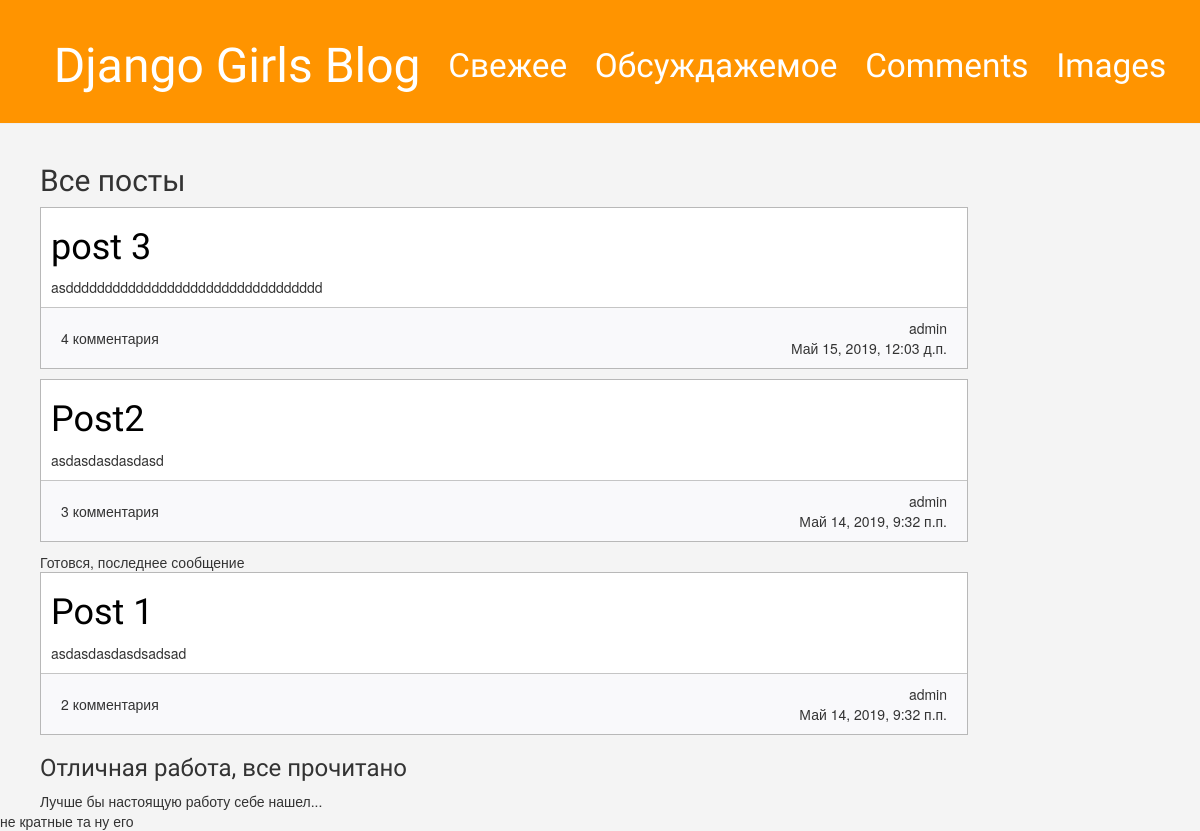
The page / on the database its author committed.
### blog/models.py (models this page shows, shortened)
class Post(models.Model):
    author = models.ForeignKey(
    settings.AUTH_USER_MODEL, on_delete=models.CASCADE)
    title = models.CharField(max_length=200)
    text = models.TextField()
    created_date = models.DateTimeField(default=timezone.now)
    published_date = models.DateTimeField(blank=True, null=True)
    def comm_count(self):
        return Comments.objects.filter(answer_massage=self).count()

### blog/views.py (the view)
# urls.py: path('', views.post_list, name='post_list'),
def post_list(request):
    posts = Post.objects.all().order_by('-created_date')
    print(request.POST)
    return render(request, 'blog/post_list.html', {'posts': posts, "x": ".2", "y": [1, 1, 5],
                                                   "description": "Все посты", 'z': datetime.datetime.now(), "True": False, 'f': lambda: 10})  # x,y,z,and сайту не нужны, их можно удалить

### blog/templatetags/extras.py (called while the page is built)
def com_many(numb):
    try:
        res = ' комментари'
        if (numb >= 5 and numb <= 20) or (numb % 10 >= 5 and numb % 10 <= 9) or numb % 10 == 0:
            res = str(numb)+res+'ев'
        elif numb % 10 == 1:
            res = str(numb)+res+'й'
        elif numb % 10 >= 2 and numb % 10 <= 4:
            res = str(numb)+res+'я'
        return res
    except:
        return ""

@register.tag
def multiply(parser, token):
    bits = list(token.split_contents())
    if len(bits) != 3:
        raise TemplateSyntaxError("%r takes two arguments" % bits[0])
    end_tag = 'end' + bits[0]
    nodelist_true = parser.parse(('Если', end_tag))
    token = parser.next_token()
    if token.contents == 'Если':
        nodelist_false = parser.parse((end_tag,))
        parser.next_token()
    else:
        nodelist_false = ""
    val1 = parser.compile_filter(bits[1])
    val2 = parser.compile_filter(bits[2])
    return MultipleNode(val1, val2, nodelist_true, nodelist_false)

    def render(self, context):
        val1 = self.var1.resolve(context, ignore_failures=True)
        val2 = self.var2.resolve(context, ignore_failures=True)
        if val1 % val2 == 0:
            return self.nodelist_true.render(context)
        return self.nodelist_false.render(context)

    def render(self, context):
        if len(self.nodelist) == 0:
            return ""
        for i in self.nodelist:
            if i[0]:
                if i[1] is not None and i[2] is not None:
                    val1 = i[1].resolve(context, ignore_failures=True)
                    val2 = i[2].resolve(context, ignore_failures=True)
                    if val1 % val2 == 0:
                        return i[0].render(context)
                else:
                    return i[0].render(context)
        return ""

### blog/templates/blog/post_list.html (shortened to what this page needs)
{% extends 'blog/content_post.html' %}
{% load extras %}
{% block content %}
    <div class="content container">
        <div class="row">
    			{% for post in posts %}
    				{% if forloop.first %}
    					<h2>{{description}}</h2>
    				{% endif %}
        	   		         {% include 'blog/post.html' %}
    				{% if forloop.last %}
    					<h3>Отличная работа, все прочитано</h3>
    					<span>Лучше бы настоящую работу себе нашел...</span>
    				{% endif %}
    				{% ifequal forloop.revcounter 2 %}
    					<span>Готовся, последнее сообщение </span>
    				{% endifequal %}
    			{% empty %}
    				<h2>Кажись постов пока не завезли</h2>
    		    {% endfor %}
        </div>
    </div>
        {% multiply 10 20 %}
            не кратные
        {% endmultiply %}
        {% кратность 10 3 %}
            та ну его
{% endblock %}

### blog/templates/blog/post.html (shortened to what this page needs)
{% load static %}
{% load extras %}
	<div class="post">
	     <h1><a href="{% url 'post_detail' pk=post.pk %}">{{ post.title }}</a></h1>
			{% autoescape off %}
	    		<p>{{ post.text|linebreaksbr }}</p>
			{% endautoescape %}
	    <div class="footer_post">
	    			<div class = "footer ">
	                	<span>{{post.comm_count|com_many }}</span>
	                </div>
	    			<div class = "footer right_footer ">
	    				<span class = "
	    				">{{post.author}}</span>
	                	<span>{{post.created_date}}</span>
	                </div>
	    </div>
	</div>

### blog/static/css/post.css (style rules this page uses)
.post { margin-bottom: 10px; width:80%; padding:10px; padding-top:0px; background-color: white; border: 1px solid rgba(184,184,184); position: relative; }
.post h1 a, .post h1 a:visited { color: #000000; }
.post .footer_post { padding: 10px 20px; background-color: rgb(249,249,251); margin : 0 -10px; margin-bottom:-10px; border-top: 1px solid rgba(184,184,184,.8); display: flex; flex-direction: row; justify-content:space-between; align-items: center; }
.post .footer_post > .right_footer,.footer { display: flex; flex-direction: column; align-items: flex-end; }

### blog/static/css/blog.css (style rules this page uses)
body { background-color: rgb(244,244,244) }
.content { margin : 0; margin-left:40px; width:auto; }
h1, h2, h3, h4 { font-family: "Lobster", cursive; }

### rows shown on the page
Post: description "Все посты", title "post 3", text "asddddddddddddddddddddddddddddddddd", comm_count|com_many "4 комментария", author "admin", created_date "Май 15, 2019, 12:03 д.п."
Post: title "Post2", text "asdasdasdasdasd", comm_count|com_many "3 комментария", author "admin", created_date "Май 14, 2019, 9:32 п.п."
Post: title "Post 1", text "asdasdasdasdsadsad", comm_count|com_many "2 комментария", author "admin", created_date "Май 14, 2019, 9:32 п.п.", shows "Отличная работа, все прочитано"
